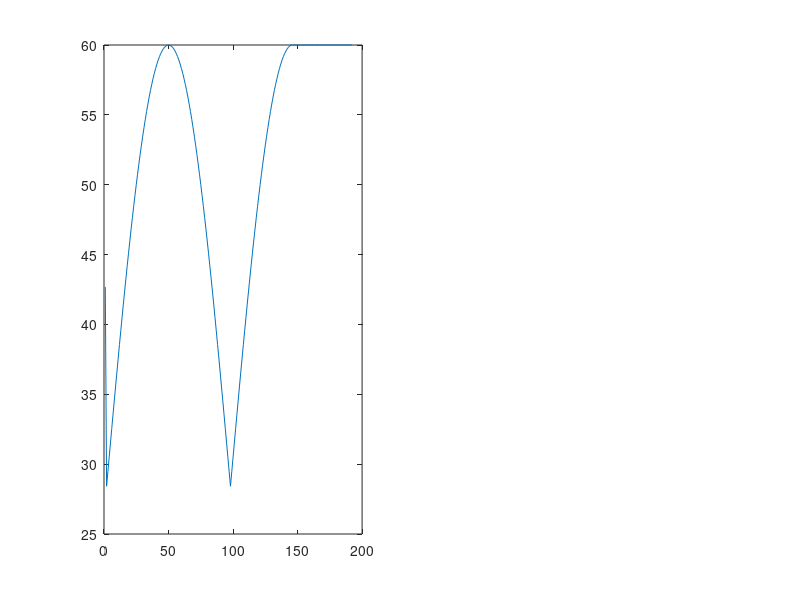

Write the MATLAB code that produced this figure. (Note: this script raises an error after producing the figure.)
clear;
clc;
close all;

T1   = 1.471;  % myocadium @ 3T in second
T2   = .0470;  % myocadium @ 3T in second
TR   = 4.7e-3; % in second

N = 96;
a = pi/N;
Nrep = 2;
Nrf  = Nrep*N;
Npre = 100;
n = 0:Nrf-N/2-2;

FAmax  = 60;
FAinit = 28.4204; % default = 28.4204
vfa = (FAmax - FAinit)*abs(sin(a*n)) + FAinit;
vfa = [42.6824 vfa FAmax*ones(1,N/2)];

figure(1), subplot(121),plot(vfa);

xpre = deg2rad(FAmax)*ones(1, Npre);
cfa  = deg2rad(FAmax)*ones(1, Nrf);

vfa  = [xpre deg2rad(vfa)];
cfa1 = [xpre cfa];
cfa2 = deg2rad(47)*ones(1,Npre+Nrf);


vfaI = epg_bssfp(vfa, T1, T2, TR);
cfaI = epg_bssfp(cfa1, T1, T2, TR);

figure(1), subplot(122),plot(vfaI);
hold on; plot(cfaI);

fprintf('SAR of constant flip angle = 60(deg): %4.4f\n', cfa1(1, Npre + 1:end)*cfa1(1, Npre + 1:end)');
fprintf('SAR of variable flip angle = xx(deg): %4.4f\n', vfa(1,  Npre + 1:end)* vfa(1, Npre + 1:end)');
fprintf('SAR of constant flip angle = 47(deg): %4.4f\n', cfa2(1, Npre + 1:end)*cfa2(1, Npre + 1:end)');